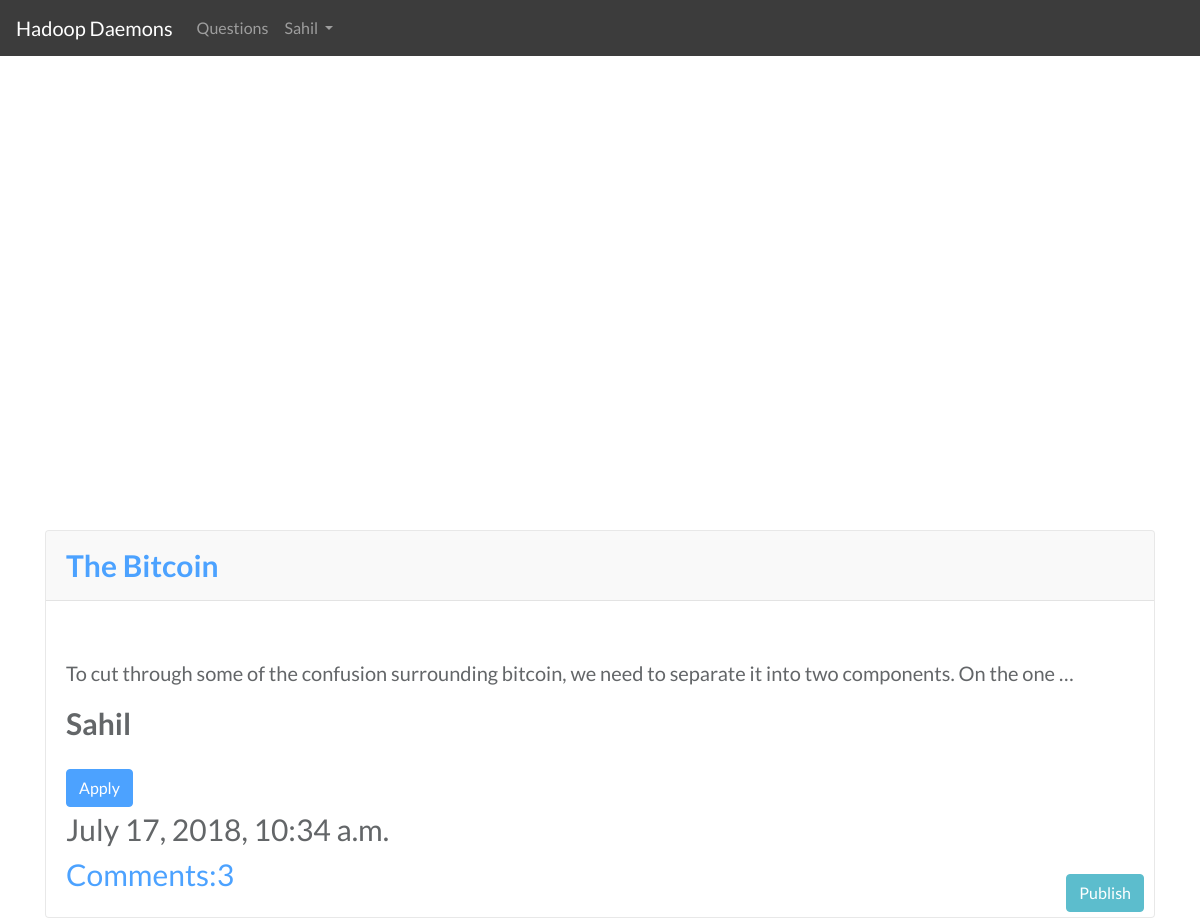
Screenshot of /profile/ (signed in) with the database file from the repository.
### my_app/models.py (models this page shows, shortened)
class Post(models.Model):
    title=models.CharField(max_length=256)
    author=models.ForeignKey('auth.User',on_delete=models.CASCADE)
    text=models.TextField()
    create_date=models.DateTimeField(default=timezone.now)
    publish_date=models.DateTimeField(blank=True,null=True)

### my_app/views.py (the view)
# urls.py: url(r'^profile/$',views.ProfileView.as_view(),name="user_profile"),
class ProfileView(ListView):
    model=Post
    template_name="profile_list.html"

### my_app/templates/my_app/profile_list.html (shortened to what this page needs)
{% extends 'my_app/base.html' %}
{% load staticfiles%}
{% block body_block %}
<h1 class='commenttitle techfont' id="heading">Welcome {{user|title}}!!</h1><br>
        {% for posts in post_list %}
           {% ifequal posts.author user %}
           <div class="card">
            <div class="card-header">
              <a href="{% url 'my_app:post_detail' pk=posts.pk %}"><b>{{posts.title|title}}</b></a>
            </div>
            <div class="card-body">
              <h5 class="card-title">{{posts.text|truncatewords:20|safe|linebreaksbr}}</h5>
              <p class="card-text"><strong>{{posts.author|title}}</strong></p>
              <a href="{% url 'my_app:comment_post' pk=posts.pk %}" class="btn btn-primary">Apply</a>
              {% if posts.publish_date %}
               <div class="date">{{posts.publish_date}}</div>
               {% ifequal posts.author user %}
               <a class="btn btn-info publish-btn" href="{% url 'my_app:publish_post' pk=posts.pk %}">Publish</a>
               {% endifequal %}
               {% else %}
              <a class="btn btn-info publish-btn" href="{% url 'my_app:publish_post' pk=posts.pk %}">Publish</a>
              {% endif %}
               <div><a href="{% url 'my_app:comment_list' pk=posts.pk%}" >Comments:{{posts.Comment.all.count}}</a></div>
            </div>
            </div>
            {% endifequal %}
            {% endfor %}
{% endblock %}

### my_app/templates/my_app/base.html (shortened to what this page needs)
<!DOCTYPE html>
{% load staticfiles %}
<html>
    <head>
        <link rel="stylesheet" href="https://use.fontawesome.com/releases/v5.7.2/css/all.css">
        <link rel="stylesheet" href="{% static 'css/main.css'%}">
        <link rel="stylesheet" href="https://stackpath.bootstrapcdn.com/bootstrap/4.3.1/css/bootstrap.min.css">
    </head>
    <body class="loader">
    <nav class="navbar navbar-expand-lg navbar-dark" style="background-color: #3c3c3c;">
      <a class="navbar-brand" href="#">Hadoop Daemons</a>
      <div class="collapse navbar-collapse" id="navbarSupportedContent">
        <div class="form-inline my-2 my-lg-0">
        <ul class="navbar-nav mr-auto">
          <li class="nav-item">
            <a class="nav-link" href="{% url 'my_app:post_list' %}">Questions</a>
          </li>
          <li class="nav-item dropdown">
            <a class="nav-link dropdown-toggle" href="#" id="navbarDropdown" role="button" data-toggle="dropdown" aria-haspopup="true" aria-expanded="false">
            {% if user.is_authenticated %}
              {{ user | title }}
            {% else %}
              Join
            {% endif %}
            </a>
          </li>
        </ul>
        </div>
      </div>
    </nav>
        <div class="container ">
                {% block body_block %}
                {% endblock %}
        </div>
    </body>
</html>

### my_app/static/css/main.css (style rules this page uses)
.techfont { font-family: 'Russo One', sans-serif; font-size: 20px; text-align: center; }
.commenttitle { font-size: 70px; color: white; }
a.publish-btn { right: 10px; position: absolute; bottom: 5px; }
body { background-color: rgb(226, 233, 240); }
.navbar { position: relative; }
.loader { filter:hue-rotate(0deg); background-image: url("https://images.unsplash.com/photo-1488190211105-8b0e65b80b4e"); background-position: center; background-size: cover; background-attachment: fixed; background-repeat: no-repeat; width: 100%; height: 100%; }
html { width: 100%; height: 100%; }

### my_app/templates/my_app/base.html (style rules this page uses)
* { font-family: 'Lato', sans-serif; }

### my_app/templates/my_app/profile_list.html (style rules this page uses)
.card { margin: 25px 0; opacity: 0.7; font-size: 30px; font-weight: 400; }
#heading { color: white; font-size: 70px; font-weight: 500; margin-top:30%; }

### rows the page displays
Post: title "The Bitcoin", text "To cut through some of the confusion surrounding bitcoin, we need to separate it into two components. On the one …", author "Sahil", publish_date "July 17, 2018, 10:34 a.m.", Comment.all.count "3"

### other values shown
{{ user | title }} "Sahil"
